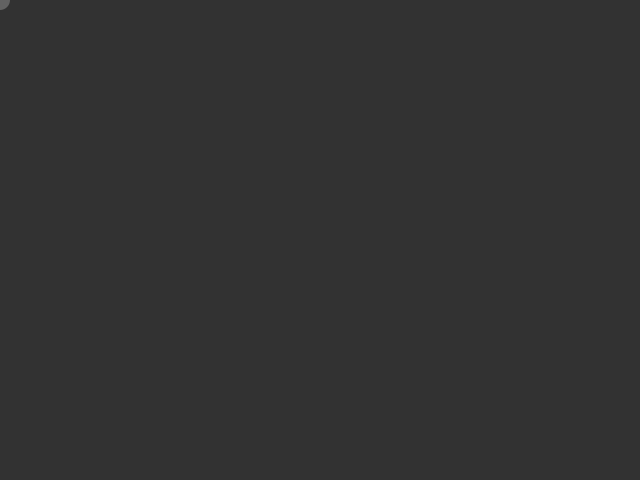
Frame 1 (no input)
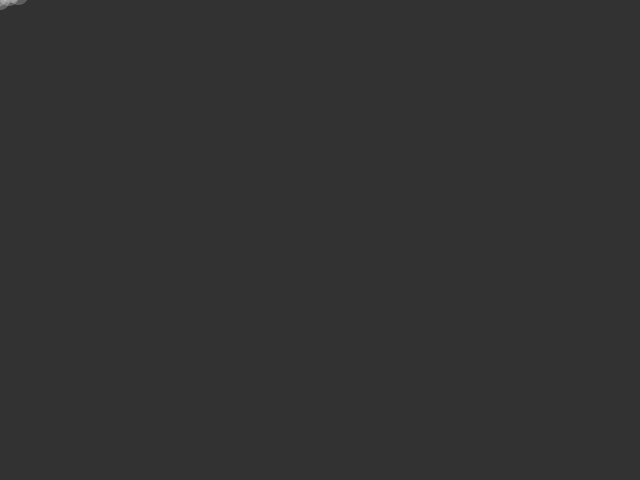
Frame 60 (the mouse pressed at the canvas centre just before this capture)
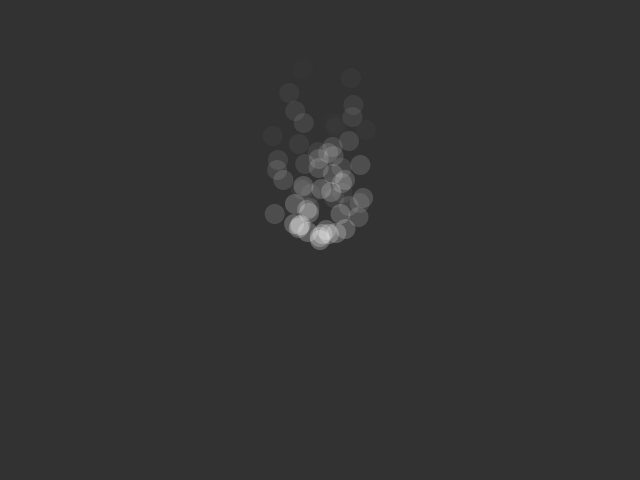
Frame 120 (the mouse held since frame 60 and released just before this capture)

The Processing sketch that drew these frames (run headless with seeded random() and noise(); from frame 60 on, the mouse is pressed at the canvas centre):

// Processing sketch: bubbz
// ── bubbz.pde
int bubWidth = 20;
int bubHeight = 20;
ArrayList bubbles = new ArrayList();

void setup() {

  size(640,480);
  fill(255);
  noStroke();
}


void draw() {
background(50);
//  bubbleFromMouse(mouseX, mouseY);
bubbleFromMouse(mouseX,mouseY);
drawBubbles();

}

class Bubble {

  float x;
  float y;
  float direction; // -1 to 1
  int speed;
  int duration;

  Bubble (float x, float y, float dir, int sp, int dur) {
    this.x = x;
    this.y = y;
    this.direction = dir;
    this.speed = sp;
    this.duration = dur;
  }

  void drawBubble() {
    pushStyle();
    fill(255,duration);
    ellipse(x,y,bubWidth,bubHeight);
    popStyle();
    updateBubble();
  }

  void updateBubble() {
    y-= speed; //always moving up at constant rate
    x += (direction*5);
    direction -= direction/10;
    duration--;
}
}

void bubbleFromMouse(int x, int y) {
  bubbles.add(new Bubble(x,y,random(-1,1), int(random(1,4)), 60));
}
  
void drawBubbles() {
  for (int i=0; i<bubbles.size(); i++) {
    Bubble b = (Bubble) bubbles.get(i);
    if (b.duration == 0) bubbles.remove(i);
    else b.drawBubble();
  }
}
